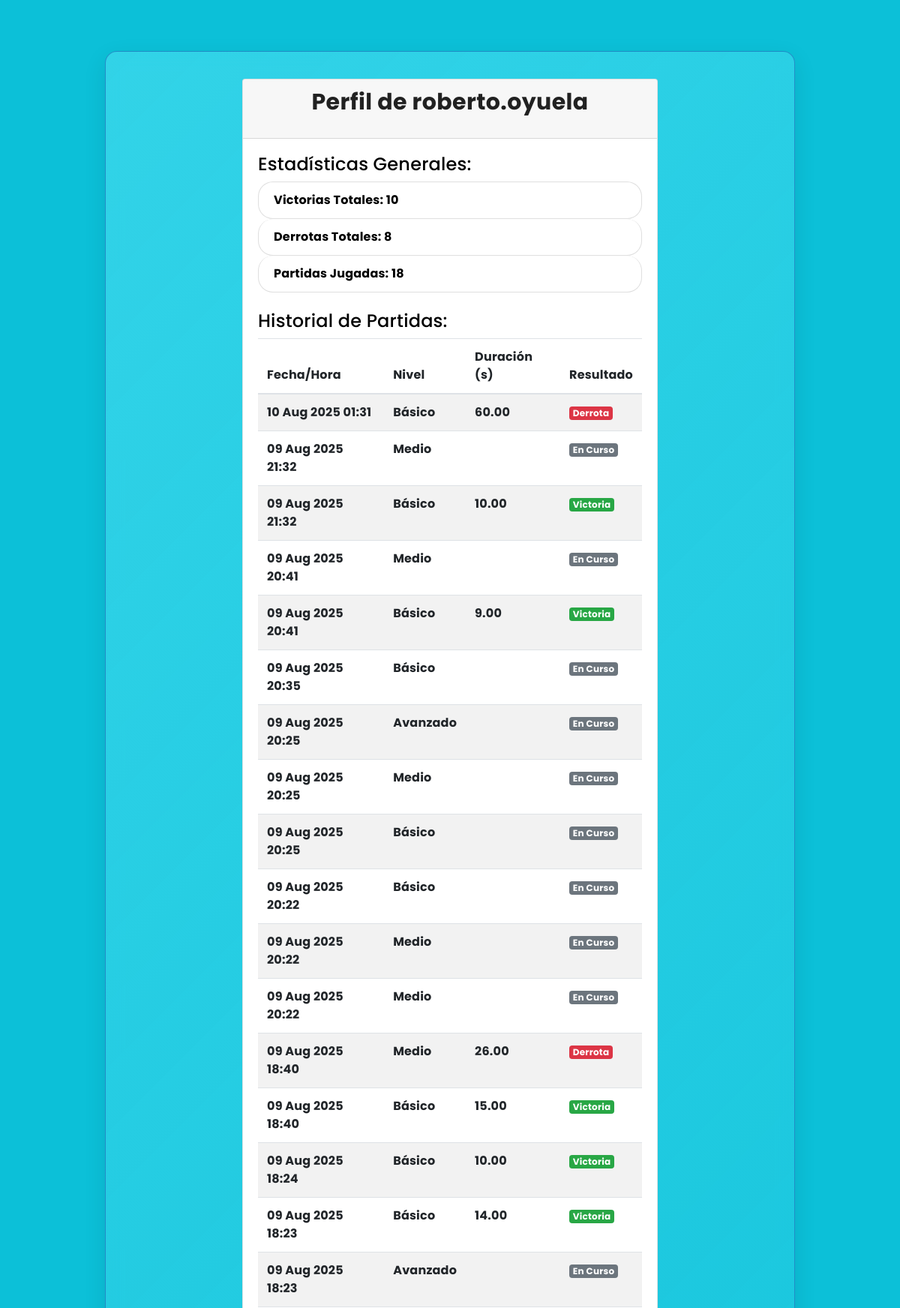
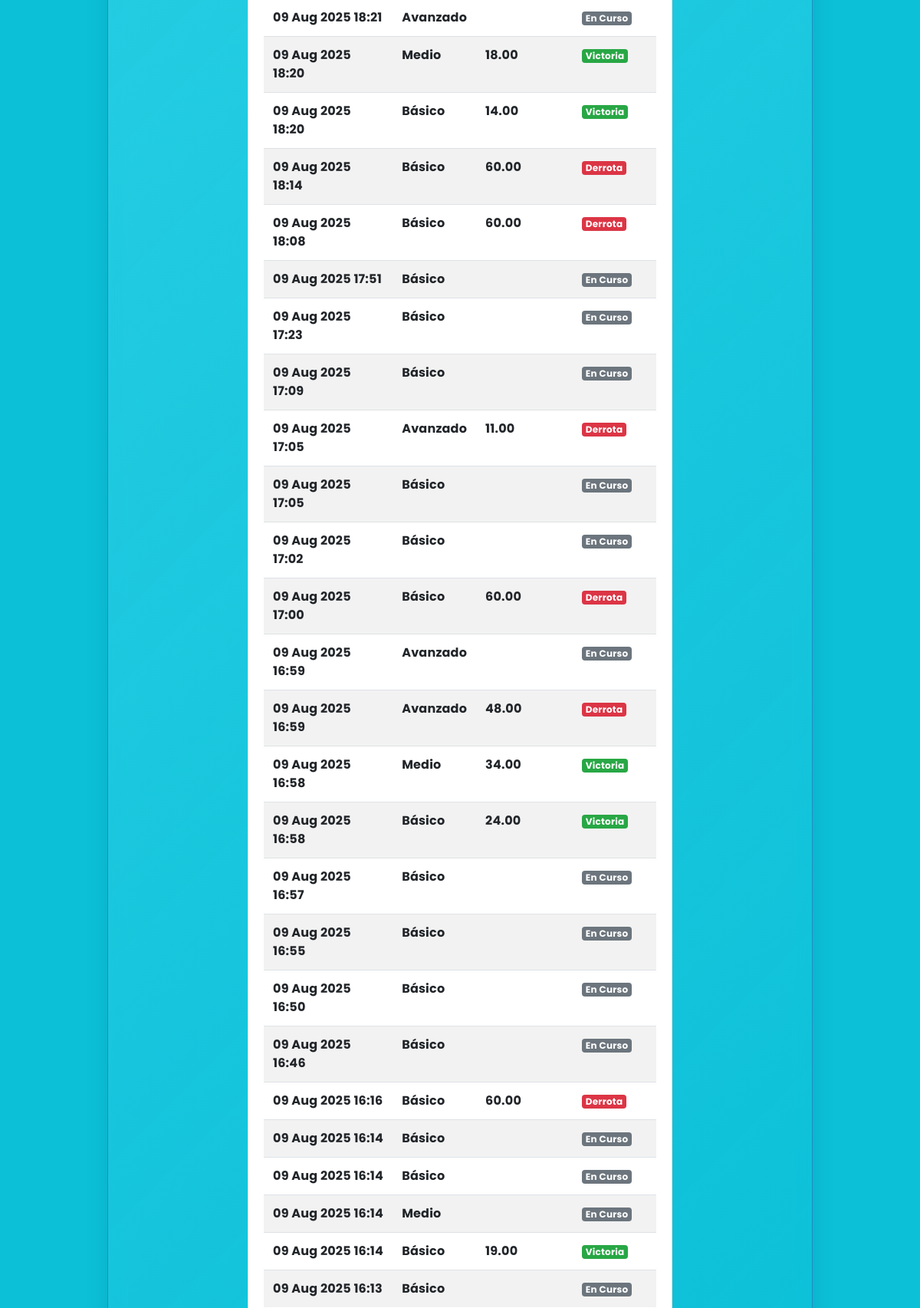
/profile/ (signed in, upper part), run on the app's committed database (2 pictures, top to bottom).
### memgame/models.py (models this page shows, shortened)
class PlayerProfile(models.Model):
    user = models.OneToOneField(User, on_delete=models.CASCADE)
    total_wins = models.IntegerField(default=0)
    total_losses = models.IntegerField(default=0)
    games_played = models.IntegerField(default=0)
    avg_time_per_game = models.FloatField(default=0.0)
    most_played_level = models.CharField(max_length=50, default='N/A')
    def update_statistics(self):
        try:
            completed_sessions = self.gamesession_set.filter(is_won__isnull=False, duration__isnull=False)
            self.games_played = completed_sessions.count()
            self.total_wins = completed_sessions.filter(is_won=True).count()
            self.total_losses = completed_sessions.filter(is_won=False).count()
            avg_duration_agg = completed_sessions.aggregate(Avg('duration'))['duration__avg']
            self.avg_time_per_game = avg_duration_agg if avg_duration_agg is not None else 0.0
            levels = list(completed_sessions.values_list('level', flat=True))
            if levels:
                from collections import Counter
                level_counts = Counter(levels)
                self.most_played_level = level_counts.most_common(1)[0][0]
            else:
                self.most_played_level = 'N/A'
            self.save()
            print(f"[DEBUG] Estadísticas actualizadas para {self.user.username}")
        except Exception as e:
            import traceback
            print(f"[ERROR] update_statistics: {e}")
            traceback.print_exc()

class GameSession(models.Model):
    player = models.ForeignKey(User, on_delete=models.CASCADE)
    level = models.CharField(max_length=50)
    start_time = models.DateTimeField(auto_now_add=True)
    end_time = models.DateTimeField(null=True, blank=True)
    duration = models.FloatField(null=True, blank=True)
    is_won = models.BooleanField(null=True, blank=True)
    attempts_left = models.IntegerField(null=True, blank=True)

### memgame/views.py (the view)
# urls.py: path("profile/", views.profile_view, name="profile"),
@login_required
def profile_view(request):
    profile, _ = PlayerProfile.objects.get_or_create(user=request.user)
    if hasattr(profile, "update_statistics") and callable(profile.update_statistics):
        profile.update_statistics()
    history = GameSession.objects.filter(player=request.user).order_by("-start_time")
    return render(request, "memgame/profile.html", {"profile": profile, "game_history": history})

### memgame/templates/memgame/profile.html (shortened to what this page needs)
<!DOCTYPE html>
<html lang="es">
<head>
  <link rel="stylesheet" href="https://stackpath.bootstrapcdn.com/bootstrap/4.5.2/css/bootstrap.min.css" />
  {% load static %}
  <link rel="stylesheet" href="{% static 'memgame/css/style.css' %}">
</head>
<body>
  <div class="container mt-5">
    <div class="row justify-content-center">
      <div class="col-md-8">
        <div class="card">
          <div class="card-header text-center">
            <h2>Perfil de {{ profile.user.username }}</h2>
          </div>
          <div class="card-body">
            <h4>Estadísticas Generales:</h4>
            <ul class="list-group mb-4">
              <li class="list-group-item">Victorias Totales: {{ profile.total_wins }}</li>
              <li class="list-group-item">Derrotas Totales: {{ profile.total_losses }}</li>
              <li class="list-group-item">Partidas Jugadas: {{ profile.games_played }}</li>
            </ul>
            <h4>Historial de Partidas:</h4>
            {% if game_history %}
              <div class="table-responsive">
                <table class="table table-striped table-hover">
                  <thead>
                    <tr>
                      <th>Fecha/Hora</th>
                      <th>Nivel</th>
                      <th>Duración (s)</th>
                      <th>Resultado</th>
                    </tr>
                  </thead>
                  <tbody>
                    {% for session in game_history %}
                      <tr>
                        <td>{{ session.start_time|date:"d M Y H:i" }}</td>
                        <td>{{ session.level }}</td>
                        <td>{{ session.duration|floatformat:2|default_if_none:"N/A" }}</td>
                        <td>
                          {% if session.is_won %}
                            <span class="badge badge-success">Victoria</span>
                          {% elif session.is_won == False %}
                            <span class="badge badge-danger">Derrota</span>
                          {% else %}
                            <span class="badge badge-secondary">En Curso</span>
                          {% endif %}
                        </td>
                      </tr>
                    {% endfor %}
                  </tbody>
                </table>
              </div>
            {% else %}
              <p class="text-center">Aún no has jugado ninguna partida.</p>
            {% endif %}
          </div>
        </div>
      </div>
    </div>
  </div>
</body>
</html>

### memgame/static/memgame/css/style.css (style rules this page uses)
:root { --bg1: #0cc0d8; --bg2: #0cc0d8; --card-front: #64b5f6; --card-front-border: #42a5f5; --card-back: #ff8a65; --card-back-border: #ff7043; --text: #212121; --muted: #757575; --accent: #ff7043; --shadow: 0 10px 30px rgba(15, 23, 42, .1); --radius: 16px; --transition: .25s ease; }
body { background-color: #0cc0d8; color: var(--text); font-family: "Poppins", ui-sans-serif, system-ui, -apple-system, "Segoe UI", Roboto, "Helvetica Neue", Arial; margin: 0; min-height: 100dvh; display: grid; place-items: center; padding: clamp(8px, 2vw, 20px); }
.container { background: linear-gradient(135deg, rgba(71, 221, 240, 0.65), rgba(12, 192, 216, 0.45)); backdrop-filter: blur(12px); -webkit-backdrop-filter: blur(12px); border: 1px solid rgba(34, 126, 192, 0.8); padding: clamp(24px, 3vw, 36px); border-radius: var(--radius); box-shadow: var(--shadow); max-width: 920px; width: 100%; margin: 0 auto 0.45rem; font-weight: 700; color: #000 !important; letter-spacing: 0.2px; animation: fadeUp 0.45s ease both; }
h1, h2, h3 { text-align: center; margin: 0 0 18px; letter-spacing: 0.4px; font-weight: 700; color: var(--text); }
h2 { font-size: clamp(22px, 2.6vw, 30px); }
.list-group-item { border-radius: 20px !important; transition: transform var(--transition); }

### data on the page
PlayerProfile: user.username "roberto.oyuela", total_wins "10", total_losses "8", games_played "18"
GameSession: start_time "10 Aug 2025 01:31", level "Básico", duration "60.00", is_won "Derrota"
GameSession: start_time "09 Aug 2025 21:32", level "Medio", shows "En Curso"
GameSession: start_time "09 Aug 2025 21:32", level "Básico", duration "10.00", is_won "Victoria"
GameSession: start_time "09 Aug 2025 20:41", level "Medio", shows "En Curso"
GameSession: start_time "09 Aug 2025 20:41", level "Básico", duration "9.00", is_won "Victoria"
GameSession: start_time "09 Aug 2025 20:35", level "Básico", shows "En Curso"
GameSession: start_time "09 Aug 2025 20:25", level "Avanzado", shows "En Curso"
GameSession: start_time "09 Aug 2025 20:25", level "Medio", shows "En Curso"
GameSession: start_time "09 Aug 2025 20:25", level "Básico", shows "En Curso"
GameSession: start_time "09 Aug 2025 20:22", level "Básico", shows "En Curso"
GameSession: start_time "09 Aug 2025 20:22", level "Medio", shows "En Curso"
GameSession: start_time "09 Aug 2025 20:22", level "Medio", shows "En Curso"
GameSession: start_time "09 Aug 2025 18:40", level "Medio", duration "26.00", is_won "Derrota"
GameSession: start_time "09 Aug 2025 18:40", level "Básico", duration "15.00", is_won "Victoria"
GameSession: start_time "09 Aug 2025 18:24", level "Básico", duration "10.00", is_won "Victoria"
GameSession: start_time "09 Aug 2025 18:23", level "Básico", duration "14.00", is_won "Victoria"
GameSession: start_time "09 Aug 2025 18:23", level "Avanzado", shows "En Curso"
GameSession: start_time "09 Aug 2025 18:21", level "Avanzado", shows "En Curso"
GameSession: start_time "09 Aug 2025 18:20", level "Medio", duration "18.00", is_won "Victoria"
GameSession: start_time "09 Aug 2025 18:20", level "Básico", duration "14.00", is_won "Victoria"
GameSession: start_time "09 Aug 2025 18:14", level "Básico", duration "60.00", is_won "Derrota"
GameSession: start_time "09 Aug 2025 18:08", level "Básico", duration "60.00", is_won "Derrota"
GameSession: start_time "09 Aug 2025 17:51", level "Básico", shows "En Curso"
GameSession: start_time "09 Aug 2025 17:23", level "Básico", shows "En Curso"
GameSession: start_time "09 Aug 2025 17:09", level "Básico", shows "En Curso"
GameSession: start_time "09 Aug 2025 17:05", level "Avanzado", duration "11.00", is_won "Derrota"
GameSession: start_time "09 Aug 2025 17:05", level "Básico", shows "En Curso"
GameSession: start_time "09 Aug 2025 17:02", level "Básico", shows "En Curso"
GameSession: start_time "09 Aug 2025 17:00", level "Básico", duration "60.00", is_won "Derrota"
GameSession: start_time "09 Aug 2025 16:59", level "Avanzado", shows "En Curso"
GameSession: start_time "09 Aug 2025 16:59", level "Avanzado", duration "48.00", is_won "Derrota"
GameSession: start_time "09 Aug 2025 16:58", level "Medio", duration "34.00", is_won "Victoria"
GameSession: start_time "09 Aug 2025 16:58", level "Básico", duration "24.00", is_won "Victoria"
GameSession: start_time "09 Aug 2025 16:57", level "Básico", shows "En Curso"
GameSession: start_time "09 Aug 2025 16:55", level "Básico", shows "En Curso"
GameSession: start_time "09 Aug 2025 16:50", level "Básico", shows "En Curso"
GameSession: start_time "09 Aug 2025 16:46", level "Básico", shows "En Curso"
GameSession: start_time "09 Aug 2025 16:16", level "Básico", duration "60.00", is_won "Derrota"
GameSession: start_time "09 Aug 2025 16:14", level "Básico", shows "En Curso"
GameSession: start_time "09 Aug 2025 16:14", level "Básico", shows "En Curso"
GameSession: start_time "09 Aug 2025 16:14", level "Medio", shows "En Curso"
GameSession: start_time "09 Aug 2025 16:14", level "Básico", duration "19.00", is_won "Victoria"
GameSession: start_time "09 Aug 2025 16:13", level "Básico", shows "En Curso"
